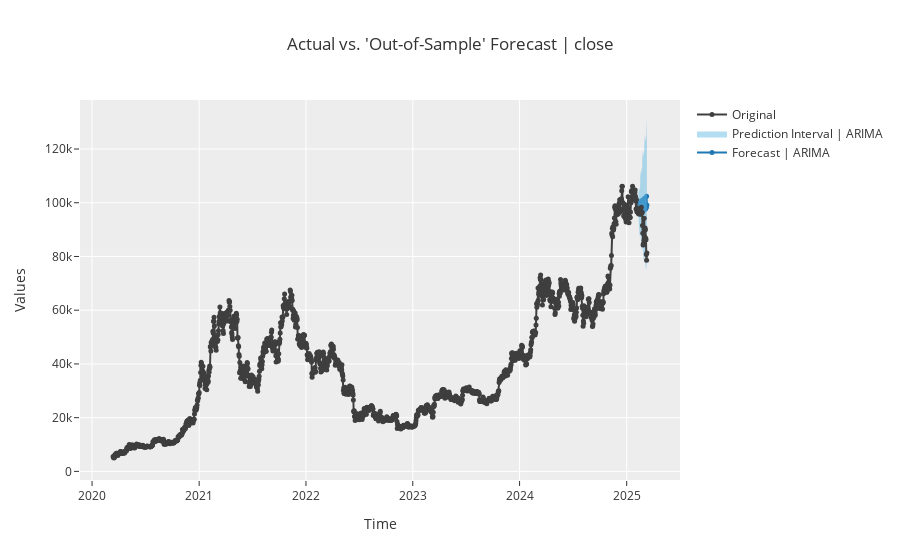

The notebook cell this image was saved under:
### Code cell
print("\n--- Finalizing Model and Making Predictions ---")
final_arima = finalize_model(tuned_arima)

# Generate predictions for the test set
predictions = predict_model(final_arima) #fh=90)

print("Prediction results (last 5 rows):")
display(predictions.tail())

predictions_df = predictions.to_timestamp()

plot_model(tuned_arima, plot='forecast')

print(pull().to_markdown(index=False))
